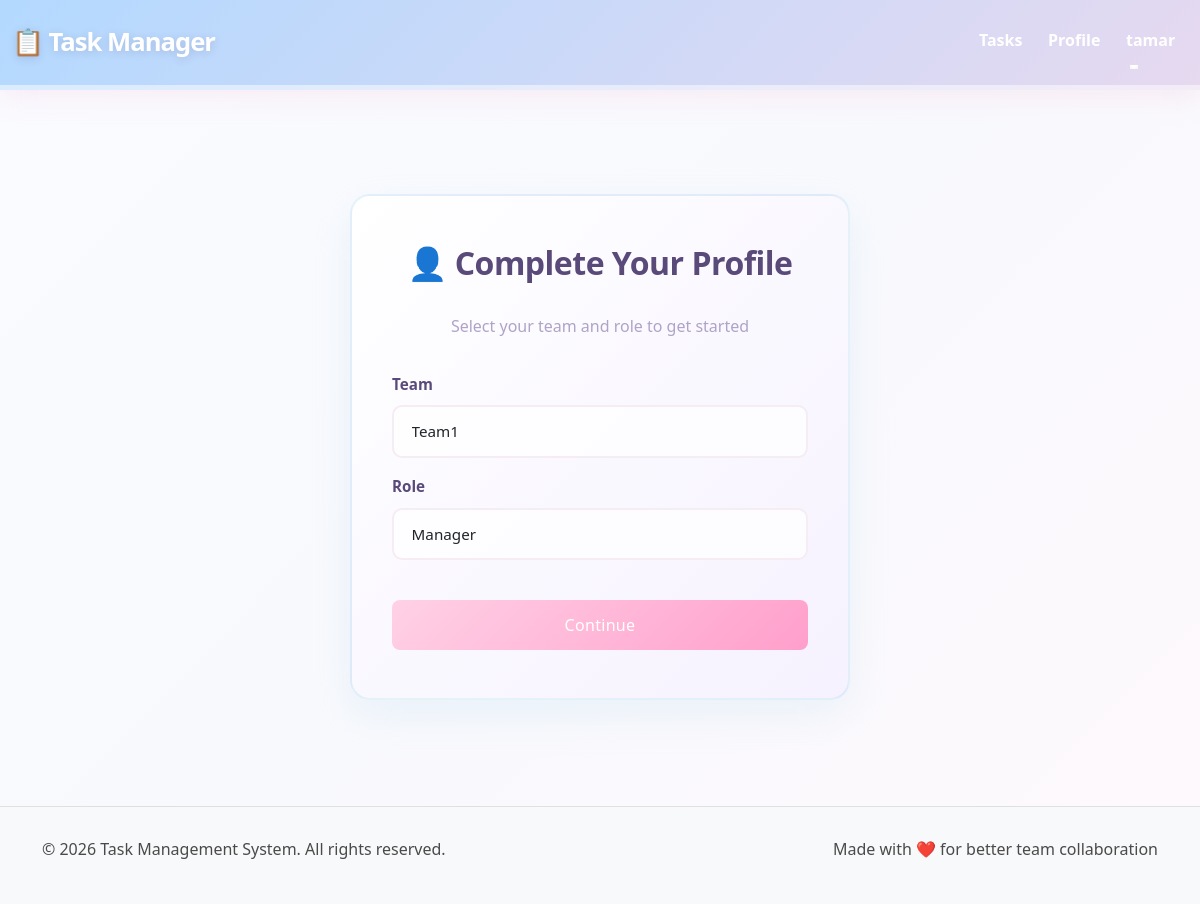
/profile/setup/ (signed in), run on the app's committed database.
### App1/models.py (models this page shows, shortened)
class CustomUser(AbstractUser):
    ROLE_CHOICES = [
        ('Manager', 'Manager'),
        ('Employee', 'Employee'),
    ]
    team = models.ForeignKey(Team, on_delete=models.SET_NULL, null=True, blank=True, related_name='members')
    role = models.CharField(max_length=10, choices=ROLE_CHOICES, default='Employee')

### App1/views.py (the view)
# urls.py: path('profile/setup/', views.profile_setup, name='profile_setup'),
@login_required(login_url='login')
@require_http_methods(["GET", "POST"])
def profile_setup(request):
    user = request.user
    if request.method == "POST":
        form = ProfileSetupForm(request.POST, instance=user)
        if form.is_valid():
            form.save()
            return redirect('task_list')
    else:
        form = ProfileSetupForm(instance=user)
    context = {'form': form, 'user': user}
    return render(request, 'registration/profile_setup.html', context)

### App1/forms.py
class ProfileSetupForm(forms.ModelForm):
    team = forms.ModelChoiceField(
        queryset=Team.objects.all(),
        required=True,
        label="Select your team",
        widget=forms.Select(attrs={'class': 'form-select'})
    )
    role = forms.ChoiceField(
        choices=CustomUser.ROLE_CHOICES,
        required=True,
        label="Select your role",
        widget=forms.Select(attrs={'class': 'form-select'})
    )
    class Meta:
        model = CustomUser
        fields = ['team', 'role']

### App1/models.py (called while the page is built)
    def __str__(self):
        return self.name

### App1/templates/registration/profile_setup.html (shortened to what this page needs)
{% extends 'base.html' %}
{% load static %}
{% block content %}
<div class="container">
    <div class="row justify-content-center mt-5">
        <div class="col-md-6">
            <div class="auth-form-container">
                <h2>👤 Complete Your Profile</h2>
                <p style="color: #b0a3c8; text-align: center; margin-bottom: 2rem;">Select your team and role to get started</p>
                <form method="post" novalidate>
                    <div class="mb-3">
                        <label for="{{ form.team.id_for_label }}" class="form-label">Team</label>
                        {{ form.team }}
                    </div>
                    <div class="mb-3">
                        <label for="{{ form.role.id_for_label }}" class="form-label">Role</label>
                        {{ form.role }}
                    </div>
                    <button type="submit" class="btn btn-primary">Continue</button>
                </form>
            </div>
        </div>
    </div>
</div>
{% endblock %}

### App1/templates/base.html (shortened to what this page needs)
{% load static %}
<!DOCTYPE html>
<html lang="en">
<head>
    <link href="https://cdn.jsdelivr.net/npm/bootstrap@5.3.0/dist/css/bootstrap.min.css" rel="stylesheet">
    <link href="{% static 'css/style.css' %}" rel="stylesheet">
</head>
<body>
    <nav class="navbar navbar-expand-lg navbar-dark bg-primary">
        <div class="container-fluid">
            <a class="navbar-brand" href="{% url 'home' %}">📋 Task Manager</a>
            <div class="collapse navbar-collapse" id="navbarNav">
                <ul class="navbar-nav ms-auto">
                    {% if user.is_authenticated %}
                        <li class="nav-item">
                            <a class="nav-link" href="{% url 'task_list' %}">Tasks</a>
                        </li>
                        <li class="nav-item">
                            <a class="nav-link" href="{% url 'profile_detail' %}">Profile</a>
                        </li>
                        <li class="nav-item dropdown">
                            <a class="nav-link dropdown-toggle" href="#" id="userDropdown" role="button" data-bs-toggle="dropdown">
                                {{ user.username }}
                            </a>
                        </li>
                    {% endif %}
                </ul>
            </div>
        </div>
    </nav>
    <main class="py-4">
        {% block content %}{% endblock %}
    </main>
    <footer>
        <div class="container">
            <div class="row">
                <div class="col-md-6">
                    <p>&copy; 2026 Task Management System. All rights reserved.</p>
                </div>
                <div class="col-md-6 text-end">
                    <p>Made with ❤️ for better team collaboration</p>
                </div>
            </div>
        </div>
    </footer>
</body>
</html>

### App1/static/css/style.css (style rules this page uses)
:root { --pastel-pink: #ffd1e6; --pastel-blue: #bfe9ff; --pastel-green: #d8f3e4; --pastel-purple: #eadbff; --pastel-orange: #ffe9c7; --pastel-peach: #ffd4b3; --primary-color: var(--pastel-pink); --primary-dark: #ff9fcb; --info-color: var(--pastel-blue); --success-color: var(--pastel-green); --success-dark: #8bd8b0; --warning-color: var(--pastel-orange); --danger-color: var(--pastel-pink); --secondary-color: var(--pastel-purple); --peach-color: var(--pastel-peach); --light-bg: #fff7fb; --border-color: #f6ecf4; --shadow: 0 6px 20px rgba(230, 200, 220, 0.12); --shadow-lg: 0 12px 36px rgba(230, 200, 220, 0.16); --transition: all 0.35s cubic-bezier(0.4, 0, 0.2, 1); }
* { margin: 0; padding: 0; box-sizing: border-box; }
body { font-family: 'Segoe UI', 'Trebuchet MS', system-ui, -apple-system, sans-serif; font-size: 16px; line-height: 1.6; color: #4a4a4a; background: linear-gradient(135deg, #fafbff 0%, #f8f9fd 50%, #fef9fc 100%); min-height: 100vh; }
h1, h2, h3, h4, h5, h6 { font-weight: 700; letter-spacing: -0.5px; margin-bottom: 1rem; color: #5a4a7a; }
h2 { font-size: 1.9rem; }
p { font-size: 1rem; margin-bottom: 0.75rem; }
a { color: var(--primary-color); text-decoration: none; transition: var(--transition); }
.btn { font-weight: 500; font-size: 0.95rem; padding: 0.6rem 1.2rem; border-radius: 8px; transition: var(--transition); border: none; cursor: pointer; letter-spacing: 0.3px; display: inline-flex; align-items: center; justify-content: center; gap: 0.5rem; }
.btn-primary { background: linear-gradient(135deg, var(--primary-color), var(--primary-dark)); color: white; }
.form-control, .form-select { border: 2px solid var(--border-color); border-radius: 10px; font-size: 0.95rem; padding: 0.8rem 1.1rem; transition: var(--transition); font-family: inherit; background: rgba(255, 255, 255, 0.7); }
.form-label { font-weight: 700; margin-bottom: 0.6rem; color: #5a4a7a; font-size: 0.95rem; }
.auth-form-container { background: linear-gradient(135deg, rgba(255, 255, 255, 0.95), rgba(245, 241, 255, 0.95)); border-radius: 20px; padding: 3rem 2.5rem; box-shadow: 0 15px 40px rgba(168, 216, 234, 0.2); border: 2px solid rgba(168, 216, 234, 0.3); backdrop-filter: blur(10px); max-width: 500px; margin: 2rem auto; }
.auth-form-container h2, .auth-form-container h3 { color: #5a4a7a; margin-bottom: 2rem; text-align: center; font-size: 2rem; }
.auth-form-container .btn { width: 100%; font-size: 1rem; padding: 0.8rem; margin-top: 1.5rem; }
.container > .row:first-of-type { animation: fadeIn 0.6s ease-out; }
.navbar { background: linear-gradient(135deg, #b3d9ff 0%, #e6d9f0 50%, #f5d5e8 100%); background-size: 200% 200%; animation: gradientShift 8s ease infinite; box-shadow: 0 8px 25px rgba(240, 180, 210, 0.2); border-bottom: 5px solid rgba(255, 255, 255, 0.5); padding: 1rem 0; }
.navbar-brand { font-weight: 800; font-size: 1.6rem; color: #ffffff !important; letter-spacing: -1px; text-shadow: 0 2px 8px rgba(90, 74, 122, 0.2); transition: var(--transition); }
.navbar-nav .nav-link { color: #ffffff !important; font-weight: 600; margin: 0 0.8rem; padding: 0.75rem 0 !important; border-bottom: 3px solid transparent; transition: var(--transition); position: relative; }
.navbar-nav .nav-link::after { content: ''; position: absolute; bottom: -3px; left: 0; width: 0; height: 3px; background: rgba(255, 255, 255, 0.8); transition: width 0.3s ease; }
.justify-content-center { justify-content: center; }

### App1/templates/base.html (style rules this page uses)
.btn { border-radius: 0.5rem; font-weight: 500; }
footer { background-color: #f8f9fa; border-top: 1px solid #e0e0e0; margin-top: 50px; padding: 30px 0; }

### data on the page
CustomUser: username "tamar", team "Team1", role "Manager"
